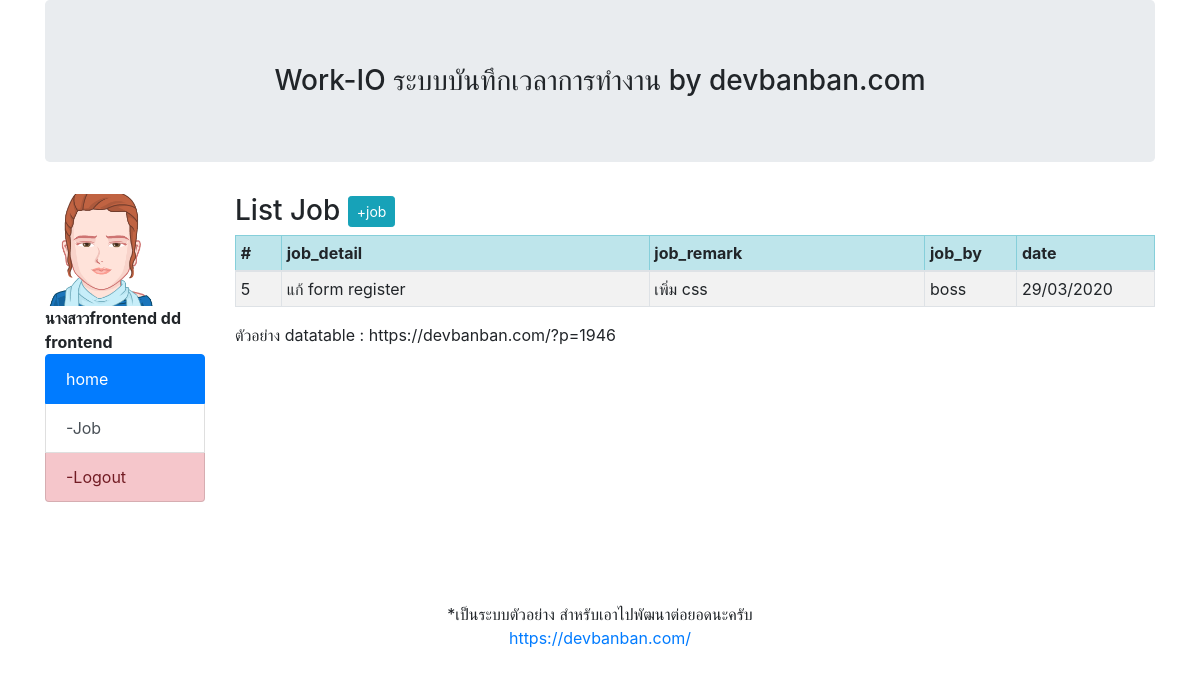
/job.php (signed in), run on the app's committed database.
### tables this page shows
CREATE TABLE `tbl_emp` (
  `m_id` int(11) NOT NULL,
  `m_username` varchar(50) NOT NULL,
  `m_password` varchar(50) NOT NULL,
  `m_firstname` varchar(50) NOT NULL,
  `m_name` varchar(100) NOT NULL,
  `m_lastname` varchar(100) NOT NULL,
  `m_position` varchar(100) NOT NULL,
  `m_img` varchar(100) DEFAULT NULL,
  `m_phone` varchar(20) NOT NULL,
  `m_email` varchar(50) NOT NULL,
  `m_level` varchar(10) NOT NULL,
  `m_datesave` timestamp NOT NULL DEFAULT current_timestamp()
);

CREATE TABLE `tbl_job` (
  `id` int(11) NOT NULL,
  `ref_m_id` int(11) NOT NULL,
  `job_detail` text NOT NULL,
  `job_remark` text NOT NULL,
  `job_by` varchar(200) NOT NULL,
  `date_save` timestamp NOT NULL DEFAULT current_timestamp()
);

### job.php (the view, shortened to what this page needs)
<?php
include('condb.php');
$m_id = $_SESSION['m_id'];
$queryemp = "SELECT * FROM tbl_emp WHERE m_id=$m_id";
$resultm = mysqli_query($condb, $queryemp) or die ("Error in query: $queryemp " . mysqli_error());
$rowm = mysqli_fetch_array($resultm);
?>
<!doctype html>
<html lang="en">
  <head>
    <link rel="stylesheet" href="https://stackpath.bootstrapcdn.com/bootstrap/4.4.1/css/bootstrap.min.css">
  </head>
  <body>
    <div class="container">
      <div class="row">
        <div class="col col-sm-12">
          <h3  class="jumbotron" align="center">Work-IO ระบบบันทึกเวลาการทำงาน by devbanban.com </h3>
        </div>
      </div>
    </div>
    <div class="container">
      <div class="row">
        <div class="col col-sm-2">
          <img src="img/<?php echo $rowm['m_img'];?>" width='70%'>
          <br>
          <b>
          <?php echo $rowm['m_firstname'].$rowm['m_name']. ' '.$rowm['m_lastname'];?>
          <br>
          <?php echo $rowm['m_position'];?>
          </b>
          <br>
          <div class="list-group">
            <a href="profile.php" class="list-group-item list-group-item-action active">
              home
            </a>
            <a href="job.php" class="list-group-item list-group-item-action">-Job</a>
            <a href="logout.php" class="list-group-item list-group-item-danger" onclick="return confirm('Logout??');">-Logout</a>
          </div>
        </div>
        <div class="col col-sm-10">
          <h3>List Job
          <button type="button" class="btn btn-info btn-sm" data-toggle="modal" data-target="#exampleModal" data-whatever="@mdo">+job</button>
          </h3>
          <?php
          $queryjob = "SELECT * FROM tbl_job WHERE ref_m_id = $m_id ORDER BY id DESC";
          $rs = mysqli_query($condb, $queryjob)  or die("Error:" . mysqli_error($queryjob));
          echo "
          <table class='table table-bordered table-striped table-sm'>
            <thead>
              <tr class='table-info'>
                <th width='5%'>#</td>
                <th width='40%'>job_detail</td>
                <th width='30%'>job_remark</td>
                <th width='10%'>job_by</td>
                <th width='15%'>date</td>
              </tr>
            </thead>
            ";
            foreach ($rs as $row) {
            echo "<tr>";
              echo "<td>" .$row["id"] ."</td> ";
              echo "<td>" .$row["job_detail"] .  "</td> ";
              echo "<td>" .$row["job_remark"] .  "</td> ";
              echo "<td>" .$row["job_by"] .  "</td> ";
              echo "<td>" .date('d/m/Y',strtotime($row["date_save"])) .  "</td> ";
            echo "</tr>";
            }
          echo '</table>';
          ?>
          ตัวอย่าง datatable : https://devbanban.com/?p=1946
        </div>
      </div>
    </div>
    <div class="container-fluid" style="margin-top: 100px;">
      <div class="row">
        <div class="col col-sm-12">
          <p align="center"> *เป็นระบบตัวอย่าง สำหรับเอาไปพัฒนาต่อยอดนะครับ <br>
            <a href="https://devbanban.com/" target="_blank">
              https://devbanban.com/
            </a></p>
          </div>
        </div>
      </div>
    </body>
  </html>

### data on the page
tbl_emp: m_img (picture), m_firstname "นางสาว", m_name "frontend", m_lastname "dd", m_position "frontend"
tbl_job: id "5", job_detail "แก้ form register", job_remark "เพิ่ม css", job_by "boss", date_save "29/03/2020"
